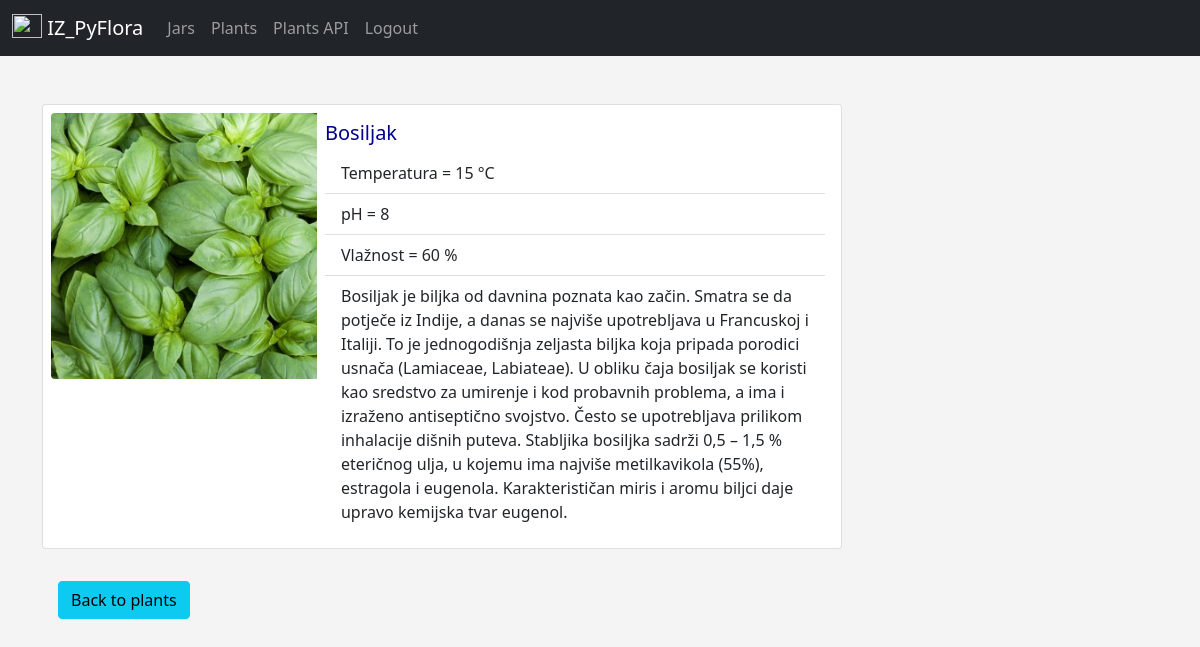
The page /plant_details/1/Bosiljak (signed in) on the database its author committed.
### app/models.py (models this page shows, shortened)
class Plant(db.Model):
    id = db.Column(db.Integer, primary_key=True)
    name = db.Column(db.String(300), nullable=False, default='Plantless')
    photo = db.Column(db.String(300), nullable=False, default='default.jpg')
    details = db.Column(db.Text, default='Malo teksta o biljci ovdje...')
    temperature = db.Column(db.Integer, nullable=False, default=10)
    phf = db.Column(db.Integer, nullable=False, default=7)
    humidity = db.Column(db.Integer, nullable=False, default=44)

### app/routes.py (the view)
@app.route('/plant_details/<int:plant_id>/<string:plant_name>')
@login_required
def plant_details(plant_id, plant_name):
    plant = Plant.query.get(plant_id)
    return render_template('plants/plant_details.html',
                            plant = plant)

### app/models.py (called while the page is built)
@login_manager.user_loader
def load_user(user_id):
    return User.query.get(int(user_id))

### app/templates/plants/plant_details.html (shortened to what this page needs)
{% extends 'layout.html' %}
{% block content %}
    <div class="card mb-3" style="max-width: 800px;">
        <div class="row g-0">
            <div class="col-md-4">
                <img src="{{ url_for('static', filename='pics/' + plant.photo) }}" class="img-fluid rounded-start m-2 max-width-300 max-height-300" alt="...">
            </div>
            <div class="col">
                <div class="card-body">
                    <h5 class="card-title">{{ plant.name }}</h5>
                    <ul class="list-group list-group-flush">
                        <li class="list-group-item">Temperatura = {{ plant.temperature }} °C</li>
                        <li class="list-group-item">pH = {{ plant.phf }}</li>
                        <li class="list-group-item">Vlažnost = {{ plant.humidity }} %</li>
                        <li class="list-group-item">
                            <div class="container-sm">
                                {{ plant.details }}
                            </div>
                        </li>
                    </ul>
                </div>
            </div>
        </div>
    </div>
    <div class="card-body">
        <a href="{{ url_for('plants') }}" class="btn btn-info">Back to plants</a>
    </div>
    <br>
{% endblock %}

### app/static/css/styles.css (style rules this page uses)
h5 { color: darkblue; }
body { background: #f4f4f4 }

### rows shown on the page
Plant: photo (picture), name "Bosiljak", temperature "15", phf "8", humidity "60", details "Bosiljak je biljka od davnina poznata kao začin. Smatra se da potječe iz Indije, a danas se najviše upotrebljava u Francuskoj i Italiji. To je jednogodišnja zeljasta biljka koja pripada porodici usnača (Lamiaceae, Labiateae). U obliku čaja bosiljak se koristi kao sredstvo za umirenje i kod probavnih problema, a ima i izraženo antiseptično svojstvo. Često se upotrebljava prilikom inhalacije dišnih puteva. Stabljika bosiljka sadrži 0,5 – 1,5 % eteričnog ulja, u kojemu ima najviše metilkavikola (55%), estragola i eugenola. Karakterističan miris i aromu biljci daje upravo kemijska tvar eugenol."
